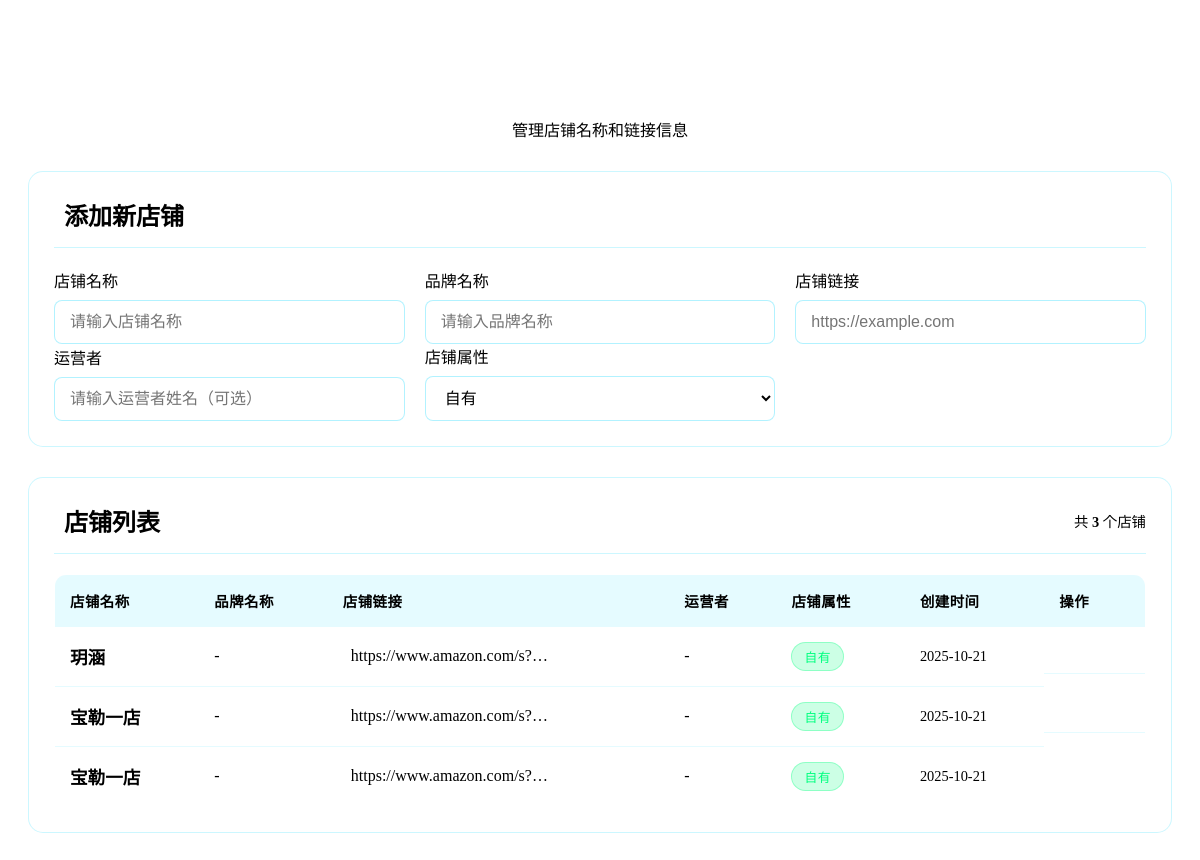
Page /admin/shops (signed in) on the earlier database version.
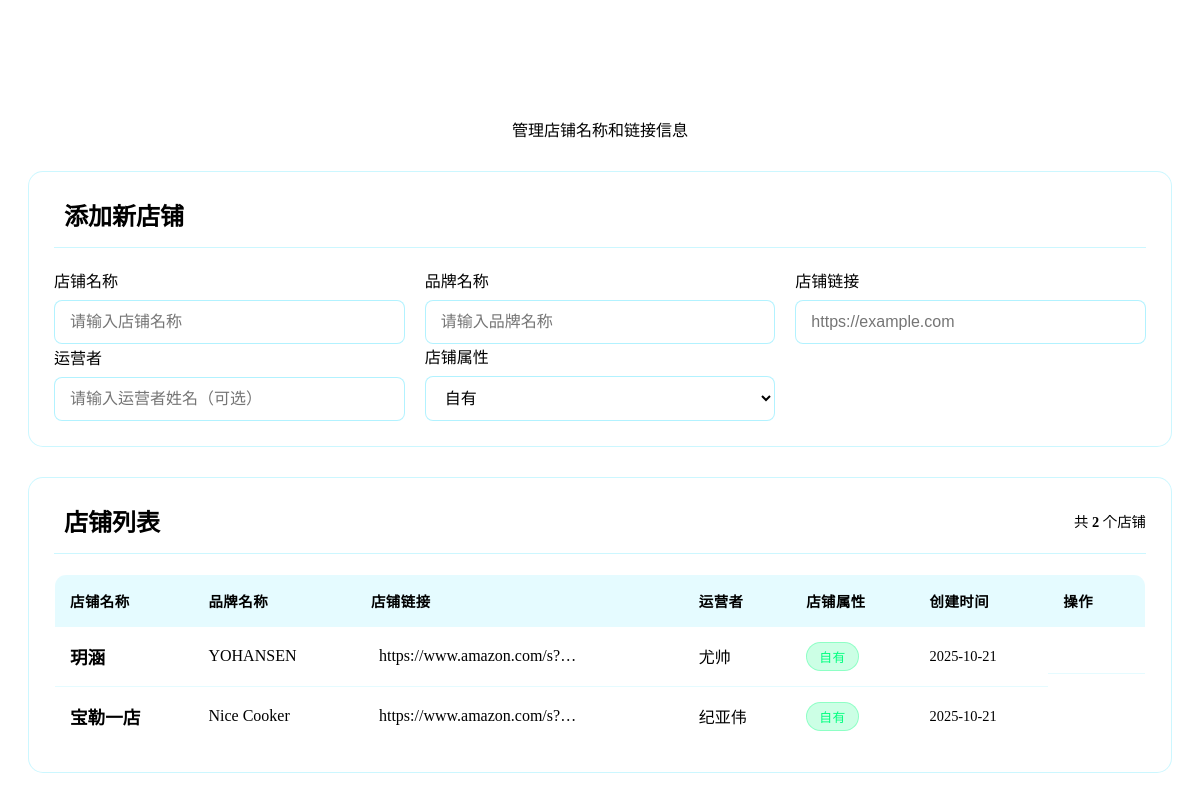
Same page on the later database version.
### tables this page shows
CREATE TABLE "shops" (
                id INTEGER PRIMARY KEY AUTOINCREMENT,
                shop_name TEXT NOT NULL UNIQUE,
                brand_name TEXT,
                shop_url TEXT NOT NULL,
                operator TEXT,
                shop_type TEXT DEFAULT "自有",
                created_at TIMESTAMP DEFAULT CURRENT_TIMESTAMP,
                updated_at TIMESTAMP DEFAULT CURRENT_TIMESTAMP,
                created_by INTEGER,
                FOREIGN KEY (created_by) REFERENCES users (id)
            );

### routes/admin.py (the view)
@admin_bp.route('/shops')
@login_required
def shop_management():
    LogService.log(
        action="访问店铺管理页面",
        resource="店铺管理",
        log_type="user",
        level="info"
    )
    from core.shop_model import Shop
    shops = Shop.get_all()
    embed = request.args.get('embed', 'false').lower() == 'true'
    if embed:
        return render_template('admin/shop_management_embed.html', shops=shops)
    else:
        return render_template('admin/shop_management_embed.html', shops=shops)

### core/auth.py (called while the page is built)
def is_logged_in():
    return 'username' in session

def login_required(f):
    from functools import wraps
    @wraps(f)
    def decorated_function(*args, **kwargs):
        if not is_logged_in():
            return redirect(url_for('auth.login', next=request.url))
        return f(*args, **kwargs)
    return decorated_function

### core/database.py (called while the page is built)
def get_db_connection():
    conn = sqlite3.connect(DB_PATH)
    conn.row_factory = sqlite3.Row  # 使结果可以通过列名访问
    return conn

def get_user(username):
    conn = get_db_connection()
    cursor = conn.cursor()
    cursor.execute('SELECT * FROM users WHERE username = ?', (username,))
    user = cursor.fetchone()
    conn.close()
    return user

def add_log(user_id, username, action, resource=None, details=None,
           ip_address=None, user_agent=None, log_type='user', level='info'):
    conn = get_db_connection()
    cursor = conn.cursor()
    try:
        beijing_time = datetime.utcnow() + timedelta(hours=8)
        timestamp_str = beijing_time.strftime('%Y-%m-%d %H:%M:%S')
        cursor.execute(
            '''INSERT INTO logs
               (timestamp, user_id, username, action, resource, details, ip_address, user_agent, log_type, level)
               VALUES (?, ?, ?, ?, ?, ?, ?, ?, ?, ?)''',
            (timestamp_str, user_id, username, action, resource, details, ip_address, user_agent, log_type, level)
        )
        conn.commit()
        return True
    except Exception as e:
        print(f"添加日志失败: {e}")
        return False
    finally:
        conn.close()

def get_all_shops():
    conn = get_db_connection()
    cursor = conn.cursor()
    try:
        cursor.execute('SELECT * FROM shops ORDER BY created_at DESC')
        shops = cursor.fetchall()
        return shops
    except Exception as e:
        print(f"获取店铺列表失败: {e}")
        return []
    finally:
        conn.close()

### templates/admin/shop_management_embed.html (shortened to what this page needs)
<div class="shop-management-container">
    <div class="page-header">
        <h2> 店铺信息维护</h2>
        <p>管理店铺名称和链接信息</p>
    </div>
    <div class="add-shop-section">
        <div class="section-title">
            <h3> 添加新店铺</h3>
        </div>
        <form id="add-shop-form" class="shop-form" action="/admin/shops/add" method="POST">
            <div class="form-row">
                <div class="form-group">
                    <label for="shop_name">店铺名称</label>
                    <input type="text" id="shop_name" name="shop_name" required placeholder="请输入店铺名称">
                </div>
                <div class="form-group">
                    <label for="brand_name">品牌名称</label>
                    <input type="text" id="brand_name" name="brand_name" placeholder="请输入品牌名称">
                </div>
                <div class="form-group">
                    <label for="shop_url">店铺链接</label>
                    <input type="url" id="shop_url" name="shop_url" required placeholder="https://example.com">
                </div>
            </div>
            <div class="form-row">
                <div class="form-group">
                    <label for="operator">运营者</label>
                    <input type="text" id="operator" name="operator" placeholder="请输入运营者姓名（可选）">
                </div>
                <div class="form-group">
                    <label for="shop_type">店铺属性</label>
                    <select id="shop_type" name="shop_type" class="form-control">
                        <option value="自有">自有</option>
                    </select>
                </div>
                <div class="form-group form-actions">
                    <button type="submit" class="btn btn-primary">
                    </button>
                </div>
            </div>
        </form>
    </div>
    <div class="shops-list-section">
        <div class="section-title">
            <h3> 店铺列表</h3>
            <span class="shops-count">共 <span id="shops-total-count">{{ shops|length if shops else 0 }}</span> 个店铺</span>
        </div>
        <div class="shops-table-container">
            {% if shops %}
                <table class="shops-table">
                    <thead>
                        <tr>
                            <th>店铺名称</th>
                            <th>品牌名称</th>
                            <th>店铺链接</th>
                            <th>运营者</th>
                            <th>店铺属性</th>
                            <th>创建时间</th>
                            <th>操作</th>
                        </tr>
                    </thead>
                    <tbody>
                        {% for shop in shops %}
                        <tr class="shop-row" data-shop-id="{{ shop.id }}">
                            <td class="shop-name">{{ shop.shop_name }}</td>
                            <td class="brand-name">{{ shop.brand_name or '-' }}</td>
                            <td class="shop-url">
                                <a href="{{ shop.shop_url }}" target="_blank" class="url-link" title="{{ shop.shop_url }}">
                                    <span class="url-text">{{ shop.shop_url[:30] }}{% if shop.shop_url|length > 30 %}...{% endif %}</span>
                                </a>
                            </td>
                            <td class="operator">{{ shop.operator or '-' }}</td>
                            <td class="shop-type">
                                <span class="type-badge {{ 'own' if shop.shop_type == '自有' else 'competitor' }}">
                                    {{ shop.shop_type or '自有' }}
                                </span>
                            </td>
                            <td class="created-at">{{ shop.created_at[:10] if shop.created_at else '-' }}</td>
                            <td class="actions">
                                <button class="edit-shop-btn" data-shop-id="{{ shop.id }}"
                                        data-shop-name="{{ shop.shop_name }}"
                                        data-brand-name="{{ shop.brand_name or '' }}"
                                        data-shop-url="{{ shop.shop_url }}"
                                        data-operator="{{ shop.operator or '' }}"
                                        data-shop-type="{{ shop.shop_type or '自有' }}"
                                        title="编辑">
                                </button>
                                <button class="delete-shop-btn" data-shop-id="{{ shop.id }}" data-shop-name="{{ shop.shop_name }}" title="删除">
                                </button>
                            </td>
                        </tr>
                        {% endfor %}
                    </tbody>
                </table>
            {% else %}
                <div class="empty-shops">
                    <i class="fas fa-store-slash"></i>
                    <h3>暂无店铺信息</h3>
                    <p>请使用上方表单添加新店铺</p>
                </div>
            {% endif %}
        </div>
    </div>
</div>

### templates/admin/shop_management_embed.html (style rules this page uses)
.shop-management-container { padding: 20px; color: var(--text-primary); }
.page-header { text-align: center; margin-bottom: 30px; }
.page-header h2 { font-size: 2rem; margin-bottom: 5px; background: linear-gradient(135deg, var(--neon-blue) 0%, var(--neon-purple) 100%); -webkit-background-clip: text; -webkit-text-fill-color: transparent; background-clip: text; }
.page-header p { font-size: 1rem; color: var(--text-secondary); }
.add-shop-section, .shops-list-section { background: rgba(255, 255, 255, 0.05); backdrop-filter: blur(10px); border: 1px solid rgba(0, 212, 255, 0.2); border-radius: 15px; padding: 25px; margin-bottom: 30px; transition: all var(--transition-normal) ease; }
.section-title { display: flex; justify-content: space-between; align-items: center; margin-bottom: 20px; padding-bottom: 15px; border-bottom: 1px solid rgba(0, 212, 255, 0.2); }
.section-title h3 { margin: 0; font-size: 1.5em; font-weight: 600; color: var(--text-primary); display: flex; align-items: center; gap: 10px; }
.shops-count { font-size: 0.9rem; color: var(--text-secondary); }
.shops-count span { color: var(--neon-blue); font-weight: 600; }
.shop-form { margin-bottom: 0; }
.form-row { display: flex; gap: 20px; align-items: end; }
.form-group { flex: 1; }
.form-group label { display: block; margin-bottom: 8px; font-weight: 500; color: var(--text-primary); }
.form-group input, .form-group select { width: 100%; padding: 12px 15px; background: rgba(255, 255, 255, 0.1); border: 1px solid rgba(0, 212, 255, 0.3); border-radius: 8px; color: var(--text-primary); font-size: 1rem; transition: all var(--transition-normal) ease; }
.form-group select { cursor: pointer; }
.form-actions { display: flex; gap: 10px; }
.btn { padding: 12px 20px; border: none; border-radius: 8px; font-size: 1rem; font-weight: 500; cursor: pointer; transition: all var(--transition-normal) ease; display: inline-flex; align-items: center; gap: 8px; }
.btn-primary { background: linear-gradient(135deg, var(--neon-blue) 0%, var(--neon-purple) 100%); color: white; }
.shops-table-container { overflow-x: auto; margin-top: 20px; }
.shops-table { width: 100%; border-collapse: collapse; background: rgba(255, 255, 255, 0.05); border: 1px solid rgba(0, 212, 255, 0.2); border-radius: 12px; overflow: hidden; }
.shops-table th, .shops-table td { padding: 15px; text-align: left; border-bottom: 1px solid rgba(0, 212, 255, 0.1); }
.shops-table th { background: rgba(0, 212, 255, 0.1); color: var(--neon-blue); font-weight: 600; text-transform: uppercase; font-size: 0.9rem; letter-spacing: 0.5px; }
.shops-table tr:last-child td { border-bottom: none; }
.shop-row { transition: all var(--transition-normal) ease; }
.shop-name { font-weight: 600; color: var(--text-primary); font-size: 1.1rem; }
.brand-name { color: var(--text-primary); }
.url-link { display: flex; align-items: center; gap: 8px; color: var(--neon-blue); text-decoration: none; transition: color var(--transition-normal) ease; }
.url-text { max-width: 200px; overflow: hidden; text-overflow: ellipsis; white-space: nowrap; }
.operator { color: var(--text-primary); }
.type-badge { display: inline-block; padding: 4px 12px; border-radius: 20px; font-size: 0.8rem; font-weight: 500; text-transform: uppercase; letter-spacing: 0.5px; }
.type-badge.own { background: rgba(0, 255, 127, 0.2); color: #00ff7f; border: 1px solid rgba(0, 255, 127, 0.3); }
.created-at { color: var(--text-secondary); font-size: 0.9rem; }
.actions { display: flex; gap: 8px; }
.actions button { background: none; border: none; color: var(--text-secondary); cursor: pointer; padding: 8px; border-radius: 5px; transition: all var(--transition-normal) ease; }

Differences in the rows shown:
removed shops: shop_name "宝勒一店", brand_name "-", shop_url "https://www.amazon.com/s?…", operator "-", shop_type "自有", created_at "2025-10-21"
changed shops "玥涵": brand_name "-" → "YOHANSEN"; operator "-" → "尤帅"
changed shops "宝勒一店": brand_name "-" → "Nice Cooker"; operator "-" → "纪亚伟"
Other differences:
{{ shops|length if shops else 0 }}: "3" → "2"
